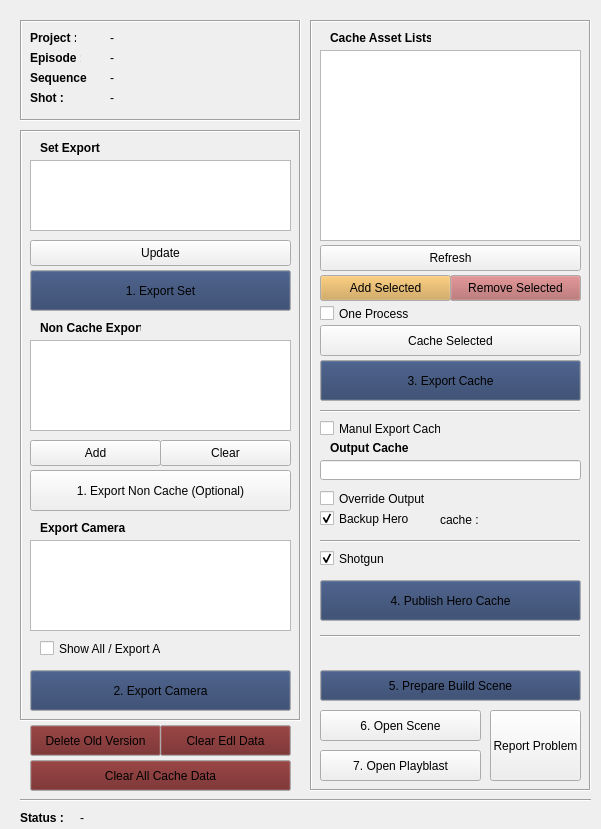
<?xml version="1.0" encoding="UTF-8"?>
<ui version="4.0">
 <class>ExportCacheWindow</class>
 <widget class="QMainWindow" name="ExportCacheWindow">
  <property name="geometry">
   <rect>
    <x>0</x>
    <y>0</y>
    <width>601</width>
    <height>829</height>
   </rect>
  </property>
  <property name="windowTitle">
   <string>PT Export Cache Tool v.1.2</string>
  </property>
  <widget class="QWidget" name="centralwidget">
   <widget class="QFrame" name="frame">
    <property name="geometry">
     <rect>
      <x>20</x>
      <y>20</y>
      <width>281</width>
      <height>101</height>
     </rect>
    </property>
    <property name="frameShape">
     <enum>QFrame::Box</enum>
    </property>
    <property name="frameShadow">
     <enum>QFrame::Sunken</enum>
    </property>
    <widget class="QLabel" name="label">
     <property name="geometry">
      <rect>
       <x>10</x>
       <y>10</y>
       <width>46</width>
       <height>16</height>
      </rect>
     </property>
     <property name="font">
      <font>
       <weight>75</weight>
       <bold>true</bold>
      </font>
     </property>
     <property name="text">
      <string>Project : </string>
     </property>
    </widget>
    <widget class="QLabel" name="label_4">
     <property name="geometry">
      <rect>
       <x>10</x>
       <y>30</y>
       <width>51</width>
       <height>16</height>
      </rect>
     </property>
     <property name="font">
      <font>
       <weight>75</weight>
       <bold>true</bold>
      </font>
     </property>
     <property name="text">
      <string>Episode : </string>
     </property>
    </widget>
    <widget class="QLabel" name="label_5">
     <property name="geometry">
      <rect>
       <x>10</x>
       <y>50</y>
       <width>61</width>
       <height>16</height>
      </rect>
     </property>
     <property name="font">
      <font>
       <weight>75</weight>
       <bold>true</bold>
      </font>
     </property>
     <property name="text">
      <string>Sequence : </string>
     </property>
    </widget>
    <widget class="QLabel" name="project_label">
     <property name="geometry">
      <rect>
       <x>90</x>
       <y>10</y>
       <width>171</width>
       <height>16</height>
      </rect>
     </property>
     <property name="text">
      <string>-</string>
     </property>
    </widget>
    <widget class="QLabel" name="label_7">
     <property name="geometry">
      <rect>
       <x>10</x>
       <y>70</y>
       <width>46</width>
       <height>16</height>
      </rect>
     </property>
     <property name="font">
      <font>
       <weight>75</weight>
       <bold>true</bold>
      </font>
     </property>
     <property name="text">
      <string>Shot : </string>
     </property>
    </widget>
    <widget class="QLabel" name="episode_label">
     <property name="geometry">
      <rect>
       <x>90</x>
       <y>30</y>
       <width>171</width>
       <height>16</height>
      </rect>
     </property>
     <property name="text">
      <string>-</string>
     </property>
    </widget>
    <widget class="QLabel" name="sequence_label">
     <property name="geometry">
      <rect>
       <x>90</x>
       <y>50</y>
       <width>141</width>
       <height>16</height>
      </rect>
     </property>
     <property name="text">
      <string>-</string>
     </property>
    </widget>
    <widget class="QLabel" name="shot_label">
     <property name="geometry">
      <rect>
       <x>90</x>
       <y>70</y>
       <width>151</width>
       <height>16</height>
      </rect>
     </property>
     <property name="text">
      <string>-</string>
     </property>
    </widget>
   </widget>
   <widget class="QFrame" name="frame_2">
    <property name="geometry">
     <rect>
      <x>310</x>
      <y>20</y>
      <width>281</width>
      <height>771</height>
     </rect>
    </property>
    <property name="frameShape">
     <enum>QFrame::Box</enum>
    </property>
    <property name="frameShadow">
     <enum>QFrame::Sunken</enum>
    </property>
    <widget class="QLabel" name="label_3">
     <property name="geometry">
      <rect>
       <x>20</x>
       <y>10</y>
       <width>101</width>
       <height>16</height>
      </rect>
     </property>
     <property name="font">
      <font>
       <weight>75</weight>
       <bold>true</bold>
      </font>
     </property>
     <property name="text">
      <string>Cache Asset Lists</string>
     </property>
    </widget>
    <widget class="QListWidget" name="asset_listWidget">
     <property name="geometry">
      <rect>
       <x>10</x>
       <y>30</y>
       <width>261</width>
       <height>191</height>
      </rect>
     </property>
     <property name="selectionMode">
      <enum>QAbstractItemView::ExtendedSelection</enum>
     </property>
    </widget>
    <widget class="QPushButton" name="cache_pushButton">
     <property name="geometry">
      <rect>
       <x>10</x>
       <y>340</y>
       <width>261</width>
       <height>41</height>
      </rect>
     </property>
     <property name="palette">
      <palette>
       <active>
        <colorrole role="Button">
         <brush brushstyle="SolidPattern">
          <color alpha="255">
           <red>40</red>
           <green>60</green>
           <blue>100</blue>
          </color>
         </brush>
        </colorrole>
       </active>
       <inactive>
        <colorrole role="Button">
         <brush brushstyle="SolidPattern">
          <color alpha="255">
           <red>40</red>
           <green>60</green>
           <blue>100</blue>
          </color>
         </brush>
        </colorrole>
       </inactive>
       <disabled>
        <colorrole role="Button">
         <brush brushstyle="SolidPattern">
          <color alpha="255">
           <red>40</red>
           <green>60</green>
           <blue>100</blue>
          </color>
         </brush>
        </colorrole>
       </disabled>
      </palette>
     </property>
     <property name="text">
      <string>3. Export Cache</string>
     </property>
    </widget>
    <widget class="QPushButton" name="cacheSelected_pushButton">
     <property name="geometry">
      <rect>
       <x>10</x>
       <y>305</y>
       <width>261</width>
       <height>31</height>
      </rect>
     </property>
     <property name="text">
      <string>Cache Selected</string>
     </property>
    </widget>
    <widget class="QPushButton" name="publishHero_pushButton">
     <property name="geometry">
      <rect>
       <x>10</x>
       <y>560</y>
       <width>261</width>
       <height>41</height>
      </rect>
     </property>
     <property name="palette">
      <palette>
       <active>
        <colorrole role="Button">
         <brush brushstyle="SolidPattern">
          <color alpha="255">
           <red>40</red>
           <green>60</green>
           <blue>100</blue>
          </color>
         </brush>
        </colorrole>
       </active>
       <inactive>
        <colorrole role="Button">
         <brush brushstyle="SolidPattern">
          <color alpha="255">
           <red>40</red>
           <green>60</green>
           <blue>100</blue>
          </color>
         </brush>
        </colorrole>
       </inactive>
       <disabled>
        <colorrole role="Button">
         <brush brushstyle="SolidPattern">
          <color alpha="255">
           <red>40</red>
           <green>60</green>
           <blue>100</blue>
          </color>
         </brush>
        </colorrole>
       </disabled>
      </palette>
     </property>
     <property name="text">
      <string>4. Publish Hero Cache</string>
     </property>
    </widget>
    <widget class="QCheckBox" name="backupHero_checkBox">
     <property name="geometry">
      <rect>
       <x>10</x>
       <y>490</y>
       <width>91</width>
       <height>17</height>
      </rect>
     </property>
     <property name="text">
      <string>Backup Hero</string>
     </property>
     <property name="checked">
      <bool>true</bool>
     </property>
    </widget>
    <widget class="QLineEdit" name="output_lineEdit">
     <property name="geometry">
      <rect>
       <x>10</x>
       <y>440</y>
       <width>261</width>
       <height>20</height>
      </rect>
     </property>
     <property name="text">
      <string/>
     </property>
    </widget>
    <widget class="QLabel" name="label_11">
     <property name="geometry">
      <rect>
       <x>20</x>
       <y>420</y>
       <width>91</width>
       <height>16</height>
      </rect>
     </property>
     <property name="font">
      <font>
       <weight>75</weight>
       <bold>true</bold>
      </font>
     </property>
     <property name="text">
      <string>Output Cache</string>
     </property>
    </widget>
    <widget class="QCheckBox" name="overrideOutput_checkBox">
     <property name="geometry">
      <rect>
       <x>10</x>
       <y>470</y>
       <width>111</width>
       <height>17</height>
      </rect>
     </property>
     <property name="text">
      <string>Override Output</string>
     </property>
    </widget>
    <widget class="QCheckBox" name="manual_checkBox">
     <property name="geometry">
      <rect>
       <x>10</x>
       <y>400</y>
       <width>121</width>
       <height>17</height>
      </rect>
     </property>
     <property name="text">
      <string>Manul Export Cache</string>
     </property>
    </widget>
    <widget class="QLabel" name="cache_label">
     <property name="geometry">
      <rect>
       <x>130</x>
       <y>490</y>
       <width>131</width>
       <height>20</height>
      </rect>
     </property>
     <property name="text">
      <string>cache : </string>
     </property>
    </widget>
    <widget class="QPushButton" name="buildScene_pushButton">
     <property name="geometry">
      <rect>
       <x>10</x>
       <y>650</y>
       <width>261</width>
       <height>31</height>
      </rect>
     </property>
     <property name="palette">
      <palette>
       <active>
        <colorrole role="Button">
         <brush brushstyle="SolidPattern">
          <color alpha="255">
           <red>40</red>
           <green>60</green>
           <blue>100</blue>
          </color>
         </brush>
        </colorrole>
       </active>
       <inactive>
        <colorrole role="Button">
         <brush brushstyle="SolidPattern">
          <color alpha="255">
           <red>40</red>
           <green>60</green>
           <blue>100</blue>
          </color>
         </brush>
        </colorrole>
       </inactive>
       <disabled>
        <colorrole role="Button">
         <brush brushstyle="SolidPattern">
          <color alpha="255">
           <red>40</red>
           <green>60</green>
           <blue>100</blue>
          </color>
         </brush>
        </colorrole>
       </disabled>
      </palette>
     </property>
     <property name="text">
      <string>5. Prepare Build Scene</string>
     </property>
    </widget>
    <widget class="QCheckBox" name="shotgun_checkBox">
     <property name="geometry">
      <rect>
       <x>10</x>
       <y>530</y>
       <width>91</width>
       <height>17</height>
      </rect>
     </property>
     <property name="text">
      <string>Shotgun</string>
     </property>
     <property name="checked">
      <bool>true</bool>
     </property>
    </widget>
    <widget class="Line" name="line">
     <property name="geometry">
      <rect>
       <x>10</x>
       <y>520</y>
       <width>260</width>
       <height>3</height>
      </rect>
     </property>
     <property name="orientation">
      <enum>Qt::Horizontal</enum>
     </property>
    </widget>
    <widget class="Line" name="line_2">
     <property name="geometry">
      <rect>
       <x>10</x>
       <y>615</y>
       <width>260</width>
       <height>3</height>
      </rect>
     </property>
     <property name="orientation">
      <enum>Qt::Horizontal</enum>
     </property>
    </widget>
    <widget class="QPushButton" name="openScene_pushButton">
     <property name="geometry">
      <rect>
       <x>10</x>
       <y>690</y>
       <width>161</width>
       <height>31</height>
      </rect>
     </property>
     <property name="text">
      <string>6. Open Scene</string>
     </property>
    </widget>
    <widget class="QCheckBox" name="oneTime_checkBox">
     <property name="geometry">
      <rect>
       <x>10</x>
       <y>285</y>
       <width>91</width>
       <height>17</height>
      </rect>
     </property>
     <property name="whatsThis">
      <string/>
     </property>
     <property name="text">
      <string>One Process</string>
     </property>
     <property name="checked">
      <bool>false</bool>
     </property>
    </widget>
    <widget class="QPushButton" name="updateCacheList_pushButton">
     <property name="geometry">
      <rect>
       <x>10</x>
       <y>225</y>
       <width>261</width>
       <height>26</height>
      </rect>
     </property>
     <property name="text">
      <string>Refresh</string>
     </property>
    </widget>
    <widget class="QPushButton" name="playblast_pushButton">
     <property name="geometry">
      <rect>
       <x>10</x>
       <y>730</y>
       <width>161</width>
       <height>31</height>
      </rect>
     </property>
     <property name="text">
      <string>7. Open Playblast</string>
     </property>
    </widget>
    <widget class="QPushButton" name="reportProblem_pushButton">
     <property name="geometry">
      <rect>
       <x>180</x>
       <y>690</y>
       <width>91</width>
       <height>71</height>
      </rect>
     </property>
     <property name="text">
      <string>Report Problem</string>
     </property>
    </widget>
    <widget class="QPushButton" name="addCache_pushButton">
     <property name="geometry">
      <rect>
       <x>10</x>
       <y>255</y>
       <width>131</width>
       <height>26</height>
      </rect>
     </property>
     <property name="palette">
      <palette>
       <active>
        <colorrole role="Button">
         <brush brushstyle="SolidPattern">
          <color alpha="255">
           <red>207</red>
           <green>158</green>
           <blue>73</blue>
          </color>
         </brush>
        </colorrole>
       </active>
       <inactive>
        <colorrole role="Button">
         <brush brushstyle="SolidPattern">
          <color alpha="255">
           <red>207</red>
           <green>158</green>
           <blue>73</blue>
          </color>
         </brush>
        </colorrole>
       </inactive>
       <disabled>
        <colorrole role="Button">
         <brush brushstyle="SolidPattern">
          <color alpha="255">
           <red>207</red>
           <green>158</green>
           <blue>73</blue>
          </color>
         </brush>
        </colorrole>
       </disabled>
      </palette>
     </property>
     <property name="text">
      <string>Add Selected</string>
     </property>
    </widget>
    <widget class="QPushButton" name="removeCache_pushButton">
     <property name="geometry">
      <rect>
       <x>140</x>
       <y>255</y>
       <width>131</width>
       <height>26</height>
      </rect>
     </property>
     <property name="palette">
      <palette>
       <active>
        <colorrole role="Button">
         <brush brushstyle="SolidPattern">
          <color alpha="255">
           <red>176</red>
           <green>97</green>
           <blue>98</blue>
          </color>
         </brush>
        </colorrole>
       </active>
       <inactive>
        <colorrole role="Button">
         <brush brushstyle="SolidPattern">
          <color alpha="255">
           <red>176</red>
           <green>97</green>
           <blue>98</blue>
          </color>
         </brush>
        </colorrole>
       </inactive>
       <disabled>
        <colorrole role="Button">
         <brush brushstyle="SolidPattern">
          <color alpha="255">
           <red>176</red>
           <green>97</green>
           <blue>98</blue>
          </color>
         </brush>
        </colorrole>
       </disabled>
      </palette>
     </property>
     <property name="text">
      <string>Remove Selected</string>
     </property>
    </widget>
    <widget class="Line" name="line_3">
     <property name="geometry">
      <rect>
       <x>10</x>
       <y>390</y>
       <width>260</width>
       <height>3</height>
      </rect>
     </property>
     <property name="orientation">
      <enum>Qt::Horizontal</enum>
     </property>
    </widget>
   </widget>
   <widget class="QLabel" name="label_6">
    <property name="geometry">
     <rect>
      <x>20</x>
      <y>810</y>
      <width>46</width>
      <height>16</height>
     </rect>
    </property>
    <property name="font">
     <font>
      <weight>75</weight>
      <bold>true</bold>
     </font>
    </property>
    <property name="text">
     <string>Status : </string>
    </property>
   </widget>
   <widget class="QLabel" name="status_label">
    <property name="geometry">
     <rect>
      <x>80</x>
      <y>810</y>
      <width>201</width>
      <height>16</height>
     </rect>
    </property>
    <property name="font">
     <font>
      <weight>50</weight>
      <bold>false</bold>
     </font>
    </property>
    <property name="text">
     <string>-</string>
    </property>
   </widget>
   <widget class="QFrame" name="frame_3">
    <property name="geometry">
     <rect>
      <x>20</x>
      <y>130</y>
      <width>281</width>
      <height>591</height>
     </rect>
    </property>
    <property name="frameShape">
     <enum>QFrame::Box</enum>
    </property>
    <property name="frameShadow">
     <enum>QFrame::Sunken</enum>
    </property>
    <widget class="QLabel" name="label_8">
     <property name="geometry">
      <rect>
       <x>20</x>
       <y>10</y>
       <width>101</width>
       <height>16</height>
      </rect>
     </property>
     <property name="font">
      <font>
       <weight>75</weight>
       <bold>true</bold>
      </font>
     </property>
     <property name="text">
      <string>Set Export</string>
     </property>
    </widget>
    <widget class="QListWidget" name="set_listWidget">
     <property name="geometry">
      <rect>
       <x>10</x>
       <y>30</y>
       <width>261</width>
       <height>71</height>
      </rect>
     </property>
     <property name="selectionMode">
      <enum>QAbstractItemView::MultiSelection</enum>
     </property>
    </widget>
    <widget class="QPushButton" name="exportSet_pushButton">
     <property name="geometry">
      <rect>
       <x>10</x>
       <y>140</y>
       <width>261</width>
       <height>41</height>
      </rect>
     </property>
     <property name="palette">
      <palette>
       <active>
        <colorrole role="Button">
         <brush brushstyle="SolidPattern">
          <color alpha="255">
           <red>40</red>
           <green>60</green>
           <blue>100</blue>
          </color>
         </brush>
        </colorrole>
       </active>
       <inactive>
        <colorrole role="Button">
         <brush brushstyle="SolidPattern">
          <color alpha="255">
           <red>40</red>
           <green>60</green>
           <blue>100</blue>
          </color>
         </brush>
        </colorrole>
       </inactive>
       <disabled>
        <colorrole role="Button">
         <brush brushstyle="SolidPattern">
          <color alpha="255">
           <red>40</red>
           <green>60</green>
           <blue>100</blue>
          </color>
         </brush>
        </colorrole>
       </disabled>
      </palette>
     </property>
     <property name="text">
      <string>1. Export Set</string>
     </property>
     <property name="flat">
      <bool>false</bool>
     </property>
    </widget>
    <widget class="QPushButton" name="updateSet_pushButton">
     <property name="geometry">
      <rect>
       <x>10</x>
       <y>110</y>
       <width>261</width>
       <height>26</height>
      </rect>
     </property>
     <property name="text">
      <string>Update</string>
     </property>
    </widget>
    <widget class="QListWidget" name="camera_listWidget">
     <property name="geometry">
      <rect>
       <x>10</x>
       <y>410</y>
       <width>261</width>
       <height>91</height>
      </rect>
     </property>
     <property name="selectionMode">
      <enum>QAbstractItemView::MultiSelection</enum>
     </property>
    </widget>
    <widget class="QPushButton" name="exportCamera_pushButton">
     <property name="geometry">
      <rect>
       <x>10</x>
       <y>540</y>
       <width>261</width>
       <height>41</height>
      </rect>
     </property>
     <property name="palette">
      <palette>
       <active>
        <colorrole role="Button">
         <brush brushstyle="SolidPattern">
          <color alpha="255">
           <red>40</red>
           <green>60</green>
           <blue>100</blue>
          </color>
         </brush>
        </colorrole>
       </active>
       <inactive>
        <colorrole role="Button">
         <brush brushstyle="SolidPattern">
          <color alpha="255">
           <red>40</red>
           <green>60</green>
           <blue>100</blue>
          </color>
         </brush>
        </colorrole>
       </inactive>
       <disabled>
        <colorrole role="Button">
         <brush brushstyle="SolidPattern">
          <color alpha="255">
           <red>40</red>
           <green>60</green>
           <blue>100</blue>
          </color>
         </brush>
        </colorrole>
       </disabled>
      </palette>
     </property>
     <property name="text">
      <string>2. Export Camera</string>
     </property>
    </widget>
    <widget class="QLabel" name="label_9">
     <property name="geometry">
      <rect>
       <x>20</x>
       <y>390</y>
       <width>101</width>
       <height>16</height>
      </rect>
     </property>
     <property name="font">
      <font>
       <weight>75</weight>
       <bold>true</bold>
      </font>
     </property>
     <property name="text">
      <string>Export Camera</string>
     </property>
    </widget>
    <widget class="QCheckBox" name="all_checkBox">
     <property name="geometry">
      <rect>
       <x>20</x>
       <y>510</y>
       <width>121</width>
       <height>17</height>
      </rect>
     </property>
     <property name="text">
      <string>Show All / Export All</string>
     </property>
     <property name="checked">
      <bool>false</bool>
     </property>
    </widget>
    <widget class="QLabel" name="label_10">
     <property name="geometry">
      <rect>
       <x>20</x>
       <y>190</y>
       <width>101</width>
       <height>16</height>
      </rect>
     </property>
     <property name="font">
      <font>
       <weight>75</weight>
       <bold>true</bold>
      </font>
     </property>
     <property name="text">
      <string>Non Cache Export</string>
     </property>
    </widget>
    <widget class="QListWidget" name="nonCache_listWidget">
     <property name="geometry">
      <rect>
       <x>10</x>
       <y>210</y>
       <width>261</width>
       <height>91</height>
      </rect>
     </property>
     <property name="selectionMode">
      <enum>QAbstractItemView::MultiSelection</enum>
     </property>
    </widget>
    <widget class="QPushButton" name="add_pushButton">
     <property name="geometry">
      <rect>
       <x>10</x>
       <y>310</y>
       <width>131</width>
       <height>26</height>
      </rect>
     </property>
     <property name="text">
      <string>Add</string>
     </property>
    </widget>
    <widget class="QPushButton" name="remove_pushButton">
     <property name="geometry">
      <rect>
       <x>140</x>
       <y>310</y>
       <width>131</width>
       <height>26</height>
      </rect>
     </property>
     <property name="text">
      <string>Clear</string>
     </property>
    </widget>
    <widget class="QPushButton" name="exportNonCache_pushButton">
     <property name="geometry">
      <rect>
       <x>10</x>
       <y>340</y>
       <width>261</width>
       <height>41</height>
      </rect>
     </property>
     <property name="text">
      <string>1. Export Non Cache (Optional)</string>
     </property>
    </widget>
   </widget>
   <widget class="QPushButton" name="clearEdlData_pushButton">
    <property name="geometry">
     <rect>
      <x>160</x>
      <y>725</y>
      <width>131</width>
      <height>31</height>
     </rect>
    </property>
    <property name="palette">
     <palette>
      <active>
       <colorrole role="Button">
        <brush brushstyle="SolidPattern">
         <color alpha="255">
          <red>108</red>
          <green>29</green>
          <blue>29</blue>
         </color>
        </brush>
       </colorrole>
      </active>
      <inactive>
       <colorrole role="Button">
        <brush brushstyle="SolidPattern">
         <color alpha="255">
          <red>108</red>
          <green>29</green>
          <blue>29</blue>
         </color>
        </brush>
       </colorrole>
      </inactive>
      <disabled>
       <colorrole role="Button">
        <brush brushstyle="SolidPattern">
         <color alpha="255">
          <red>108</red>
          <green>29</green>
          <blue>29</blue>
         </color>
        </brush>
       </colorrole>
      </disabled>
     </palette>
    </property>
    <property name="text">
     <string>Clear Edl Data</string>
    </property>
   </widget>
   <widget class="QPushButton" name="clearAllCacheData_pushButton">
    <property name="geometry">
     <rect>
      <x>30</x>
      <y>760</y>
      <width>261</width>
      <height>31</height>
     </rect>
    </property>
    <property name="palette">
     <palette>
      <active>
       <colorrole role="Button">
        <brush brushstyle="SolidPattern">
         <color alpha="255">
          <red>108</red>
          <green>29</green>
          <blue>29</blue>
         </color>
        </brush>
       </colorrole>
      </active>
      <inactive>
       <colorrole role="Button">
        <brush brushstyle="SolidPattern">
         <color alpha="255">
          <red>108</red>
          <green>29</green>
          <blue>29</blue>
         </color>
        </brush>
       </colorrole>
      </inactive>
      <disabled>
       <colorrole role="Button">
        <brush brushstyle="SolidPattern">
         <color alpha="255">
          <red>108</red>
          <green>29</green>
          <blue>29</blue>
         </color>
        </brush>
       </colorrole>
      </disabled>
     </palette>
    </property>
    <property name="text">
     <string>Clear All Cache Data</string>
    </property>
   </widget>
   <widget class="Line" name="line_4">
    <property name="geometry">
     <rect>
      <x>20</x>
      <y>790</y>
      <width>571</width>
      <height>20</height>
     </rect>
    </property>
    <property name="orientation">
     <enum>Qt::Horizontal</enum>
    </property>
   </widget>
   <widget class="QPushButton" name="deleteOldVersion_pushButton">
    <property name="geometry">
     <rect>
      <x>30</x>
      <y>725</y>
      <width>131</width>
      <height>31</height>
     </rect>
    </property>
    <property name="palette">
     <palette>
      <active>
       <colorrole role="Button">
        <brush brushstyle="SolidPattern">
         <color alpha="255">
          <red>108</red>
          <green>29</green>
          <blue>29</blue>
         </color>
        </brush>
       </colorrole>
      </active>
      <inactive>
       <colorrole role="Button">
        <brush brushstyle="SolidPattern">
         <color alpha="255">
          <red>108</red>
          <green>29</green>
          <blue>29</blue>
         </color>
        </brush>
       </colorrole>
      </inactive>
      <disabled>
       <colorrole role="Button">
        <brush brushstyle="SolidPattern">
         <color alpha="255">
          <red>108</red>
          <green>29</green>
          <blue>29</blue>
         </color>
        </brush>
       </colorrole>
      </disabled>
     </palette>
    </property>
    <property name="text">
     <string>Delete Old Version</string>
    </property>
   </widget>
  </widget>
 </widget>
 <resources/>
 <connections/>
</ui>
